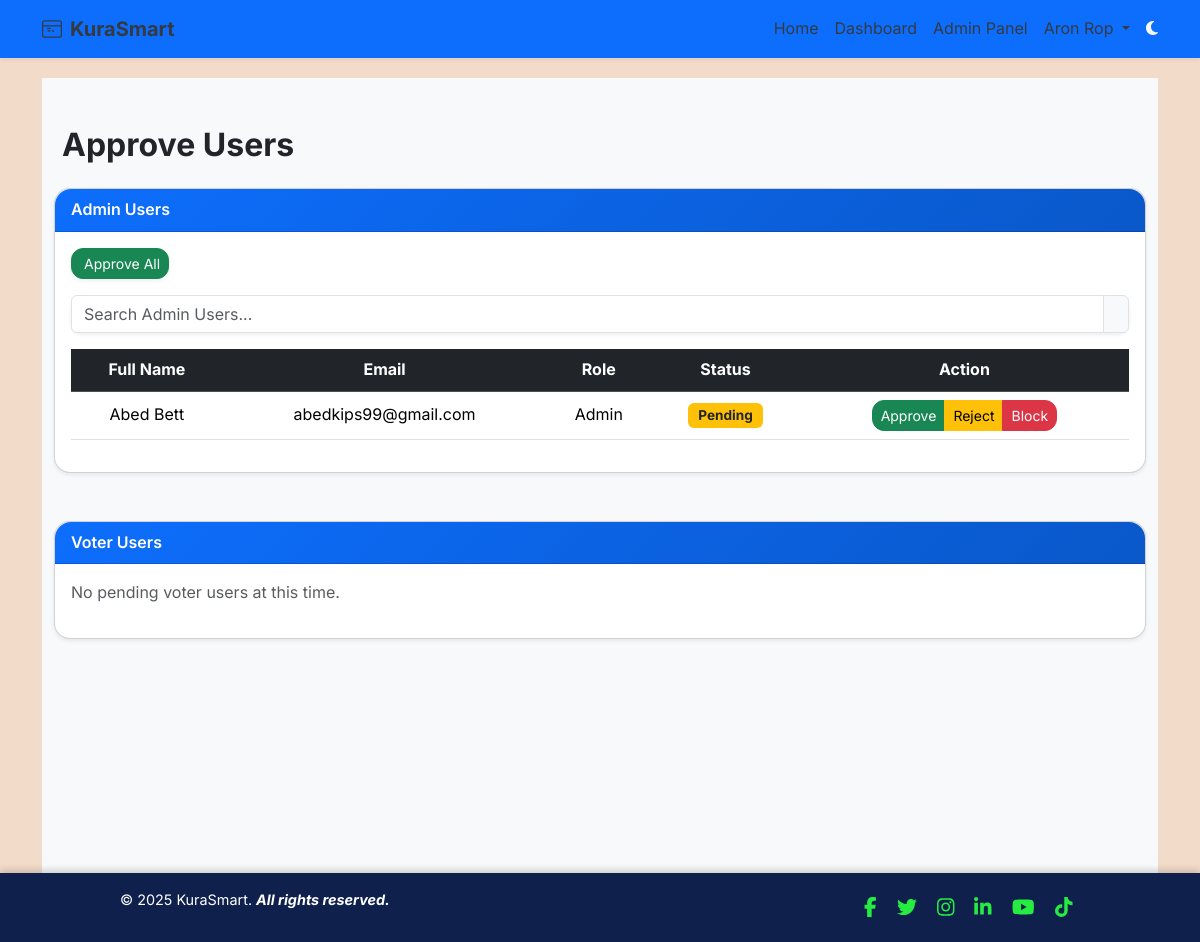
The page /admin/pending-users (signed in) on the database as committed earlier.
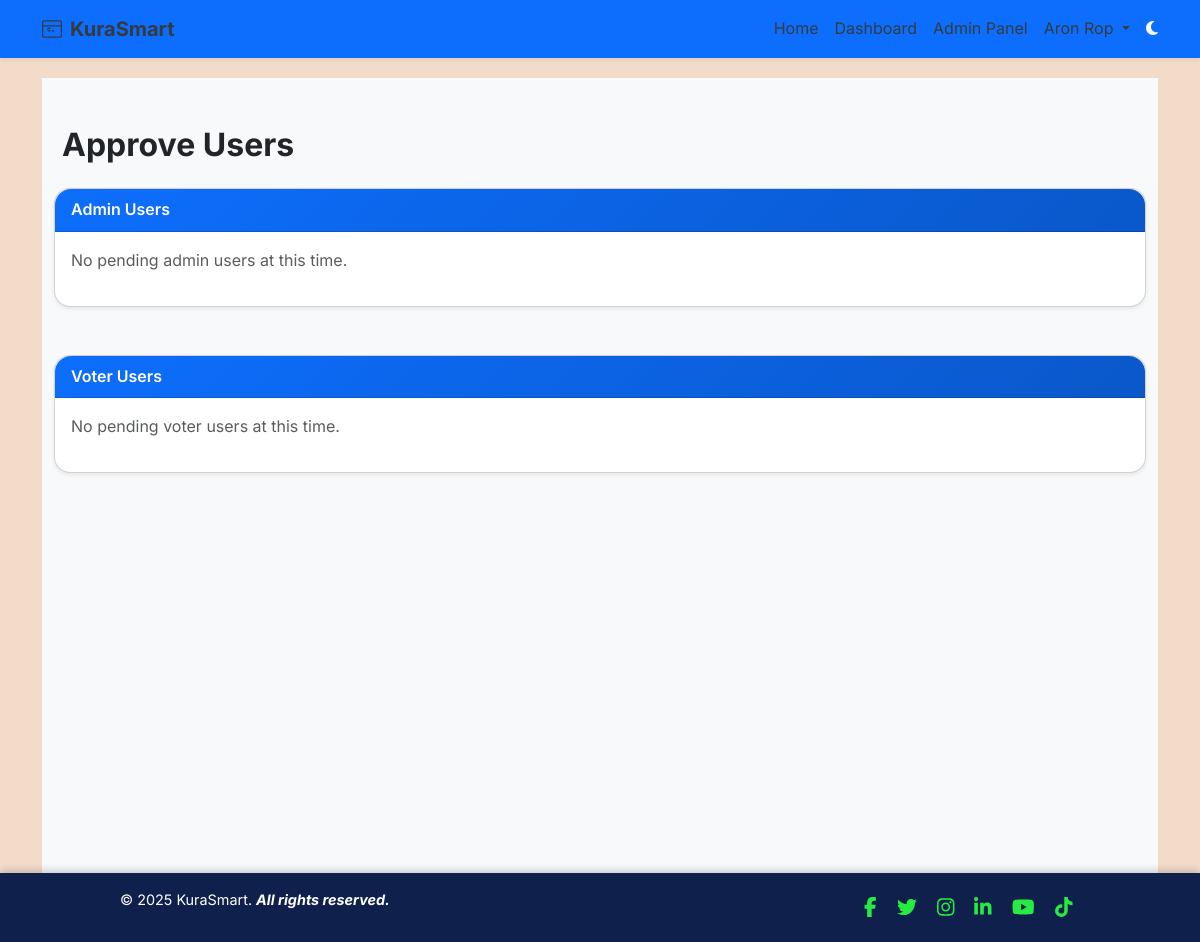
The same page on the database as committed later.
### app/models.py (models this page shows, shortened)
class User(db.Model, UserMixin):
    __tablename__ = 'users'
    id = db.Column(db.Integer, primary_key=True)
    email = db.Column(db.String(120), unique=True, nullable=False, index=True)
    full_name = db.Column(db.String(120), nullable=False)
    username = db.Column(db.String(80), unique=True, nullable=True)  # Informal only
    password_hash = db.Column(db.String(128), nullable=False)
    voting_type = db.Column(db.String(10), nullable=False, default="informal")  # 'formal' or 'informal'
    national_id = db.Column(db.String(20), unique=True, nullable=True)
    dob = db.Column(db.Date, nullable=True)
    gender = db.Column(db.String(10), nullable=True)
    county = db.Column(db.String(100), nullable=True)
    sub_county = db.Column(db.String(100), nullable=True)
    division = db.Column(db.String(100), nullable=True)
    location = db.Column(db.String(100), nullable=True)
    sub_location = db.Column(db.String(100), nullable=True)
    profile_image_url = db.Column(db.String(255), nullable=True)
    is_verified = db.Column(db.Boolean, default=False, index=True)
    is_superadmin = db.Column(db.Boolean, default=False)
    role = db.Column(db.Enum(UserRole), default=UserRole.voter, nullable=False, index=True)
    created_at = db.Column(db.DateTime, default=datetime.utcnow)
    candidates = db.relationship('Candidate', back_populates='user', lazy='dynamic')
    verification_requests = db.relationship('VerificationRequest', back_populates='user', lazy='dynamic')
    votes = db.relationship('Vote', back_populates='voter', lazy='dynamic')
    def is_admin(self):
        return self.role in [UserRole.admin, UserRole.super_admin]

### app/routes/web_auth.py (the view)
@admin_web_bp.route('/pending-users')
@login_required
def pending_users():
    if not current_user.is_admin() and not current_user.is_super_admin():
        abort(403)
    users = User.query.filter(
        User.is_verified == False,
        User.role.in_(['admin', 'candidate'])
    ).order_by(User.full_name).all()
    return render_template('admin/pending_users.html', users=users)

### app/context_processors.py (called while the page is built)
def inject_unread_notifs():
    if current_user.is_authenticated:
        count = Notification.query.filter_by(read=False).count()
    else:
        count = 0
    return {'unread_count': count}

### app/templates/admin/pending_users.html (shortened to what this page needs)
{% extends "base.html" %}
{% block content %}
<div class="manage-elections-background py-5">
  <div class="container" data-aos="fade-up">
    <h2 class="mb-4 fw-bold">
      Approve Users
    </h2>
    {% for role_group, group_label in [('admin', 'Admin Users'), ('voter', 'Voter Users')] %}
    <div class="card shadow-sm mb-5 rounded-4" data-aos="fade-right">
      <div class="card-header bg-gradient-primary text-white fw-semibold rounded-top-4">
        {{ group_label }}
      </div>
      <div class="card-body">
        {% set group_users = users | selectattr('role.name', 'equalto', role_group) | list %}
        {% if group_users %}
          <form method="POST" action="{{ url_for('admin_web.approve_all_users') }}" class="mb-3">
            <button type="submit" class="btn btn-success btn-sm shadow-sm">
               Approve All
            </button>
          </form>
          <div class="input-group shadow-sm mb-3">
            <input type="text" class="form-control" placeholder="Search {{ group_label }}..." onkeyup="filterTable(this, '{{ role_group }}-table')">
            <span class="input-group-text"></span>
          </div>
          <div class="table-responsive">
            <table id="{{ role_group }}-table" class="table table-hover align-middle text-center" data-rows="5">
              <thead class="table-dark">
                <tr>
                  <th>Full Name</th>
                  <th>Email</th>
                  <th>Role</th>
                  <th>Status</th>
                  <th>Action</th>
                </tr>
              </thead>
              <tbody>
                {% for user in group_users %}
                <tr>
                  <td>{{ user.full_name }}</td>
                  <td>{{ user.email }}</td>
                  <td class="text-capitalize">{{ user.role.name.replace('_', ' ') }}</td>
                  <td>
                    {% if user.is_approved %}
                      <span class="badge bg-success">Approved</span>
                    {% else %}
                      <span class="badge bg-warning text-dark">Pending</span>
                    {% endif %}
                  </td>
                  <td>
                    {% if not user.is_approved %}
                      <div class="btn-group btn-group-sm">
                        <button class="btn btn-success" onclick="openModal({{ user.id }}, 'approve')">Approve</button>
                        <button class="btn btn-warning" onclick="openModal({{ user.id }}, 'reject')">Reject</button>
                        <button class="btn btn-danger" onclick="openModal({{ user.id }}, 'block')">Block</button>
                      </div>
                    {% else %}
                      <span class="text-muted">-</span>
                    {% endif %}
                  </td>
                </tr>
                {% endfor %}
              </tbody>
            </table>
          </div>
        {% else %}
          <p class="text-muted">No pending {{ group_label | lower }} at this time.</p>
        {% endif %}
      </div>
    </div>
    {% endfor %}
  </div>
</div>
{% endblock %}

Rows that differ between the two databases and show on the page:
removed User: full_name "Abed Bett", email "abedkips99@gmail.com", role.name.replace "Admin"
Other text that changed with them:
new list line: "Admin Users No pending admin users at this time."
list line gone: "Admin Users Approve All Search Admin Users... Full Name Email Role Status Action"
